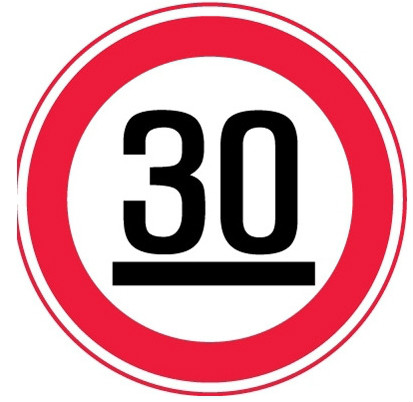
#> input picture sign30.jpg, 413 x 402 px
$ python 8.1.py
#> lines starting #> are read from the running program, lines starting #| are printed output that depends on the picture; after the words box and inside, x2 and y2 are one past the last pixel; in counts of white or black regions, pixels touching at a corner belong together
import cv2
import numpy as np


img = cv2.imread('sign30.jpg', cv2.IMREAD_COLOR)
#> img is the input picture: shape (402, 413, 3); mean B, G, R 171.8, 163.2, 219.4
gray = cv2.cvtColor(img, cv2.COLOR_BGR2GRAY)
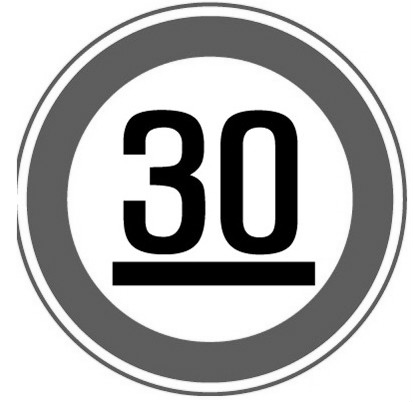
#> gray: shape (402, 413); min 0, max 255, mean 180.9
edges = cv2.Canny(gray,40,140)
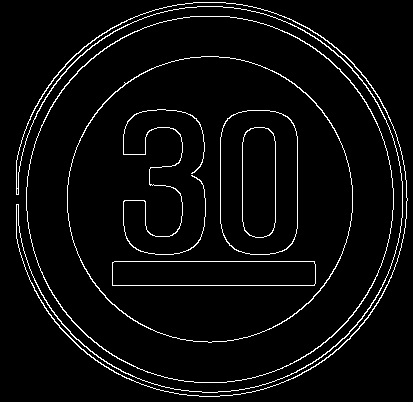
#> edges: shape (402, 413); 4.3% white in thin lines or dots
while(1):

    cv2.imshow('original', img)
    cv2.imshow('gray',gray)

    lines = cv2.HoughLinesP(edges, 1, np.pi / 180, 10, None, 100, 10)
#> lines = [[114, 261, 314, 261], [112, 285, 324, 285]]

    if lines is not None:
        for line in lines[0]:
            pt1 = (line[0], line[1])
            pt2 = (line[2], line[3])

            cv2.line(img, pt1, pt2, (0, 0, 255), 3)
#> this loop made 1 pass
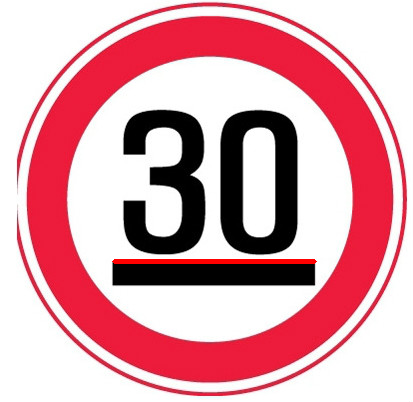
#> img: shape (402, 413, 3); 0.61% of pixels changed, all inside (x1, y1, x2, y2) = (112, 259, 317, 264)


    cv2.imshow('original', img)
    cv2.imshow('gray',gray)
    cv2.imshow('Edges',edges)

    ##circle detect
    img2 = img.copy()
    img2 = cv2.GaussianBlur(img2, (3,3), 0)
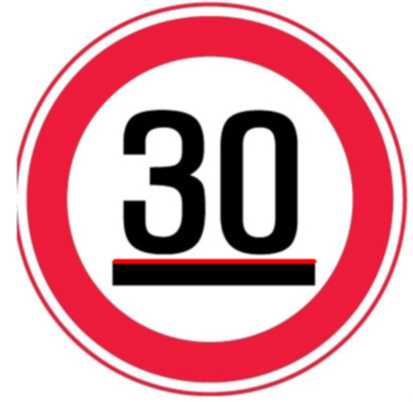
#> img2: shape (402, 413, 3); mean B, G, R 170.9, 162.3, 220.1
    gray2 = cv2.cvtColor(img2, cv2.COLOR_BGR2GRAY)

    circles = cv2.HoughCircles(gray2, cv2.HOUGH_GRADIENT, 1, 20, param1=60, param2=50, minRadius=0, maxRadius=0)
#> circles = 17 rows, first 8: [209.5, 198.5, 193.2], [196.5, 223.5, 170.1], [184.5, 187.5, 169.6], [232.5, 213.5, 169.5], [205.5, 171.5, 169.7], [233.5, 185.5, 169.6], [163.5, 153.5, 133.9], [256.5, 158.5, 135.3]

    if circles is not None:
        circles = np.uint16(np.around(circles))
#> circles = 17 rows, first 8: [210, 198, 193], [196, 224, 170], [184, 188, 170], [232, 214, 170], [206, 172, 170], [234, 186, 170], [164, 154, 134], [256, 158, 135]

        for i in circles[0, :]:
            cv2.circle(img2, (i[0], i[1]), i[2], (255, 255, 0), 1)

            cv2.imshow('Circle', img2)
#> this loop made 17 passes
#> i on passes 1 to 12: [210, 198, 193], [196, 224, 170], [184, 188, 170], [232, 214, 170], [206, 172, 170], [234, 186, 170], [164, 154, 134], [256, 158, 135], [238, 148, 139], [228, 166, 159], [262, 190, 144], [142, 164, 121]
#> pass 1, `cv2.imshow('Circle', img2)`:
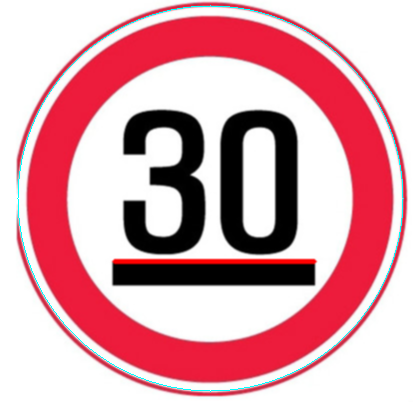
#> window 'Circle': shape (402, 413, 3); mean B, G, R 171.4, 162.8, 218.6
#> pass 2, `cv2.imshow('Circle', img2)`:
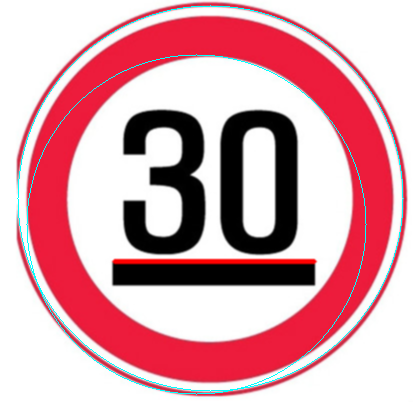
#> window 'Circle': shape (402, 413, 3); mean B, G, R 172.2, 163.7, 217.2
#> after the loop:
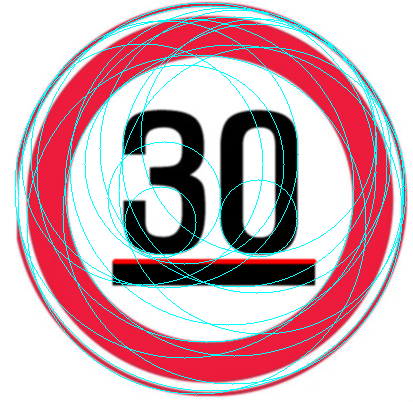
#> img2: shape (402, 413, 3); 7.15% of pixels changed, all inside (x1, y1, x2, y2) = (14, 2, 407, 395)


    cv2.waitKey(0)


cv2.destroyAllWindows()
